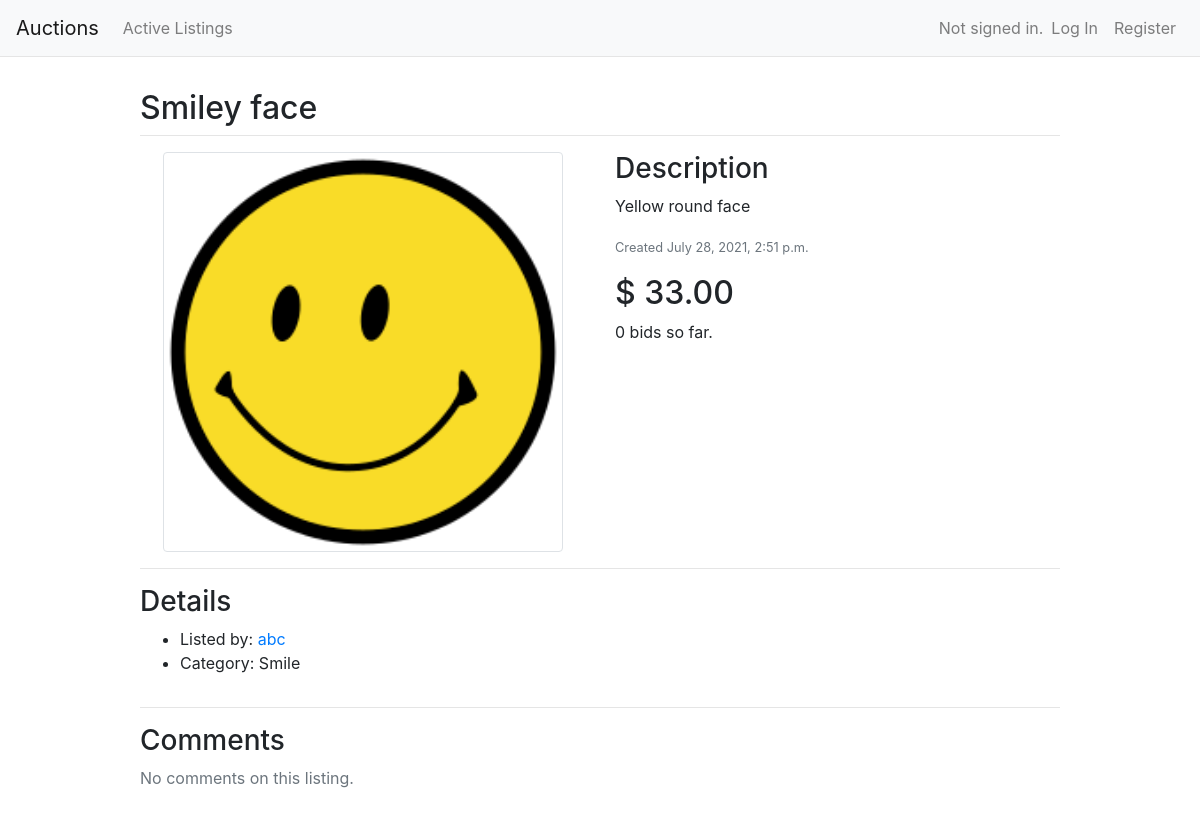
The app's page /listing/12, older data.
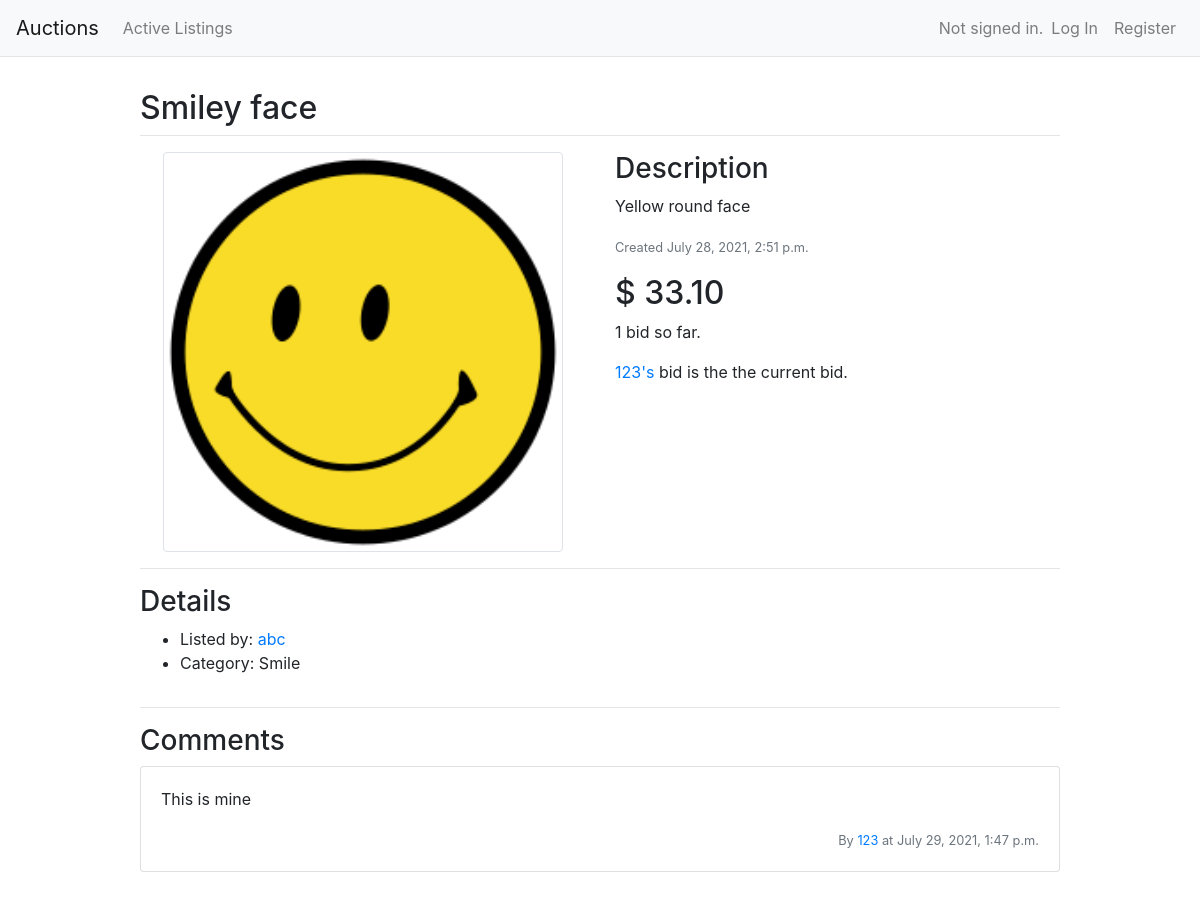
The same page, newer data.
### auctions/models.py (models this page shows, shortened)
class Listing(models.Model):
    creator = models.ForeignKey(User, on_delete=models.CASCADE, related_name="listings")
    title = models.CharField(max_length=64)
    description = models.TextField()
    image = models.ImageField(null=True, blank=True, upload_to="auctions")
    category = models.ForeignKey(Category, blank=True, on_delete=models.CASCADE, related_name="category_items")
    date_created = models.DateTimeField()
    is_active = models.BooleanField()
    price = models.DecimalField(max_digits=19, decimal_places=2)
    highest_bid = models.ForeignKey('Bid', null=True, blank=True, on_delete=models.CASCADE, related_name="winners")
    watchers = models.ManyToManyField(User, blank=True, related_name="watchlist")

class User(AbstractUser):
    pass

class Category(models.Model):
    name = models.CharField(max_length=64)

class Bid(models.Model):
    user = models.ForeignKey(User, on_delete=models.CASCADE, related_name="user_bids")
    listing = models.ForeignKey(Listing, on_delete=models.CASCADE, related_name="listing_bids")
    price = models.DecimalField(max_digits=19, decimal_places=2)
    date = models.DateTimeField()

class Comment(models.Model):
    user = models.ForeignKey(User, on_delete=models.CASCADE, related_name="comments")
    listing = models.ForeignKey(Listing, on_delete=models.CASCADE, related_name="listing_comments")
    comment = models.TextField()
    date = models.DateTimeField()

### auctions/views.py (the view, shortened to what this page needs)
# urls.py: path("listing/<int:listing_id>", views.listing, name="listing"),
def listing(request, listing_id):
    listing_obj = get_object_or_404(Listing, pk=listing_id)
    bid_form = NewBidForm()
    bidder_count = listing_obj.listing_bids.count()
    highest_bid = listing_obj.highest_bid
    highest_bidder = None
    highest_bid_price = None
    if highest_bid:
        highest_bidder = highest_bid.user
        highest_bid_price = highest_bid.price
    watching = False
    if request.user.is_authenticated and request.user.watchlist.filter(pk=listing_id):
        watching = True
    listing_comments = listing_obj.listing_comments.all()
    comment_form = NewCommentForm()
    is_creator = False
    if request.user == listing_obj.creator:
        is_creator = True
    context = {
        "listing": listing_obj,
        "bid_form": bid_form,
        "bidder_count": bidder_count,
        "highest_bidder": highest_bidder,
        "highest_bid_price": highest_bid_price,
        "watching": watching,
        "comment_form": comment_form,
        "listing_comments": listing_comments,
        "is_creator": is_creator
    }
    return render(request, "auctions/listing.html", context)

### auctions/templates/auctions/listing.html (shortened to what this page needs)
{% extends "auctions/layout.html" %}
{% block body %}
<div class="container">
    <div class="row justify-content-center">
        <div class="col-lg-10">
          <h1 class="h2 mt-3">{{ listing.title }}</h1>
          <hr class="mt-1">
        </div>
    </div>
    <div class="row justify-content-center">
      <div class="col-lg-10">
        <div class="row">
          <div class="col-lg-6 d-flex justify-content-center">
            {% if listing.image %}
            <img src="{{ listing.image.url }}" alt="{{ listing.title }}"
            class="img-thumbnail size-400">
            {% endif %}
          </div>
          <div class="col">
            <h3>Description</h3>
            <p>{{ listing.description }}</p>
            <p class="text-secondary"><small>Created {{ listing.date_created }}</small></p>
            {% if listing.is_active %}
            <div class="row">
              <div class="col">
                <h2>$
                  {% if listing.highest_bid %}
                  {{ listing.highest_bid.price }}
                  {% else %}
                  {{ listing.price }}
                  {% endif %}
                </h2>
                <p>
                  {{ bidder_count }}
                  {% if bidder_count == 1 %}
                    bid
                  {% else %}
                    bids
                  {% endif %}
                    so far.
                </p>
                <p>
                  {% if highest_bidder %}
                    {% if highest_bidder.id == user.id %}
                    Your
                    {% else %}
                    <span class="text-primary">{{ highest_bidder.username }}'s</span>
                    {% endif %}
                      bid is the the current bid.
                  {% endif %}
                </p>
              </div>
            </div>
            {% endif %}
          </div>
        </div>
      </div>
    </div>
    <div class="row justify-content-center">
      <div class="col-lg-10">
      <hr>
        <h3>Details</h3>
          <ul>
            <li>Listed by: <span class="text-primary">{{ listing.creator.username }}</span></li>
            <li>Category: {{ listing.category.name }}</li>
          </ul>
      </div>
    </div>
    <div class="row justify-content-center mb-5">
      <div class="col-lg-10">
      <hr>
      <h3>Comments</h3>
      {% if listing_comments %}
        {% for comment in listing_comments %}
      <div class="card mb-4">
        <div class="card-body">
          <p class="card-text">{{ comment.comment }}</p>
          <p class="text-secondary text-right mb-0"><small>By
          <span class="text-primary">
            {{ comment.user.username }}
          </span>
            at {{ comment.date }}</small></p>
        </div>
      </div>
        {% endfor %}
      {% else %}
      <p class="text-secondary">No comments on this listing.</p>
      {% endif %}
    </div>
  </div>
</div>
{% endblock %}

### auctions/templates/auctions/layout.html (shortened to what this page needs)
{% load static %}
<!DOCTYPE html>
<html lang="en">
    <head>
        <link rel="stylesheet" href="https://stackpath.bootstrapcdn.com/bootstrap/4.4.1/css/bootstrap.min.css">
        <link href="{% static 'auctions/styles.css' %}" rel="stylesheet">
    </head>
    <body>
        <nav class="navbar navbar-expand-lg navbar-light bg-light">
            <a href="{% url 'auctions:index' %}" class="navbar-brand">Auctions</a>
            <div class="collapse navbar-collapse" id="navbarText">
            <ul class="navbar-nav mr-auto">
                <li class="nav-item">
                    <a class="nav-link" href="{% url 'auctions:index' %}">Active Listings</a>
                </li>
            {% if user.is_authenticated %}
                <li class="nav-item">
                    <a class="nav-link" href="{% url 'auctions:categories' %}">Categories</a>
                </li>
                <li class="nav-item">
                    <a class="nav-link" href="{% url 'auctions:watchlist' %}">Watchlist
                    <span class="badge badge-primary badge-pill">{{ user.watchlist.count }}</span>
                    </a>
                </li>
                <li class="nav-item">
                    <a class="nav-link" href="{% url 'auctions:new_listing' %}">Create Listing</a>
                </li>
            </ul>
            <ul class="navbar-nav ml-auto">
                <span class="navbar-text">
                    Signed in as <strong>{{ user.username }}</strong>.
                </span>
                <li class="nav-item">
                    <a class="nav-link" href="{% url 'auctions:logout' %}">Log Out</a>
                </li>
            </ul>
            {% else %}
            </ul>
            <ul class="navbar-nav ml-auto">
                <span class="navbar-text">
                    Not signed in.
                </span>
                <li class="nav-item">
                    <a class="nav-link" href="{% url 'auctions:login' %}">Log In</a>
                </li>
                <li class="nav-item">
                    <a class="nav-link" href="{% url 'auctions:register' %}">Register</a>
                </li>
            </ul>
            {% endif %}
            </div>
        </nav>
        <hr class="mt-0">
        {% block body %}
        {% endblock %}
    </body>
</html>

### auctions/static/auctions/styles.css (style rules this page uses)
.size-400 { height: 300px; object-fit: cover; }
@media (min-width: 768px) { .size-400 { height: 300px; object-fit: cover; } }
@media (min-width: 992px) { .size-400 { height: 400px; object-fit: cover; } }

Row changes from the older to the newer data that the page shows:
changed Listing "Smiley face": highest_bid.price (not shown) → "33.10"; price "33.00" → (not shown)
now on this page (row edited): User: username "123"
added Comment: comment "This is mine", user.username "123", date "July 29, 2021, 1:47 p.m."
Text that changed along with them:
{{ bidder_count }}: "0" → "1"
text no longer shown: "bids No comments on this listing."
text now shown: "bid 's bid is the the current bid."
